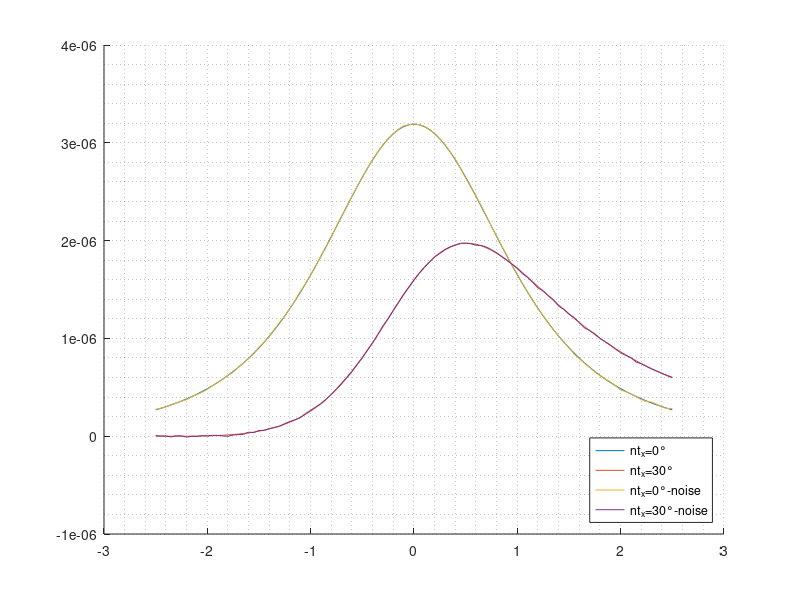
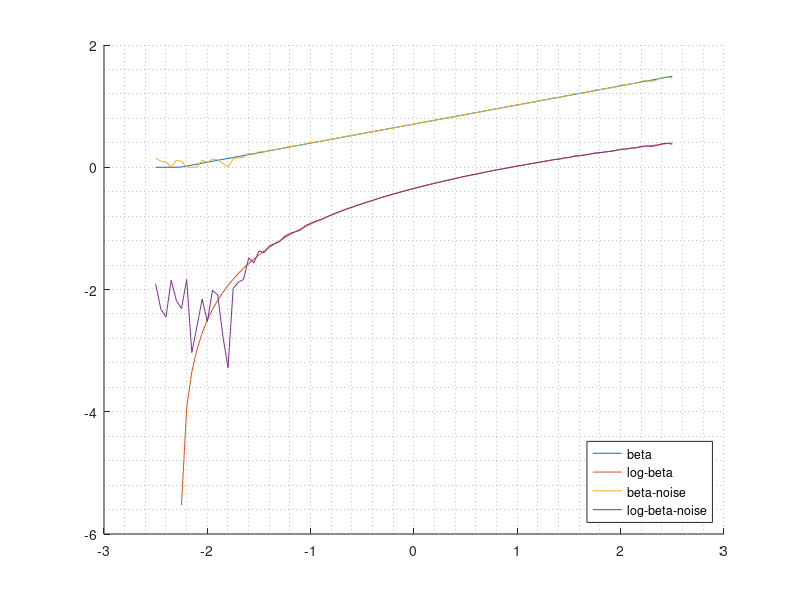

These figures' MATLAB source, in order:
clc;clear all;close all

z = 0.4; % altura del receptor
H = 2; % altura transmisor
h = H-z; % diferencia

N=1000; % samples

tilt = 45;
azimuth = 45;
n_r = [0,0,1]';
n_t = [0,0,-1;sind(tilt)*cosd(azimuth),sind(tilt)*sind(azimuth),-cosd(tilt)]';

T = [0,0,H]';
R_x = -2.5:0.05:2.5;
R_size = size(R_x');
R = [R_x', zeros(R_size),z*ones(R_size)]';

m=2;Adet=4.8e-3*5.5e-3;Pt=0.405;

d = R-T;
d_norm = sqrt(sum((R-T).^2));
d_unit = d./d_norm;

cos_psi = n_r'*(-d_unit);
psi = acos(cos_psi);
psi_degree = max(acosd(cos_psi))

cos_phi = n_t'*d_unit;
phi = acos(cos_phi);
phi_degree = max(max(acosd(cos_phi)))

Pri =Pt*(m+1)*Adet.*cos(phi).^m.*cos(psi)./(2*pi.*d_norm);
Pri = Pri.*(phi<deg2rad(90));

beta = (Pri(2,:)./Pri(1,:)).^(1/m);
log_beta = (1/m)*log(Pri(2,:)./Pri(1,:));

rng(40)
sigma2 = 3e-14;
n = sqrt(sigma2/N)*randn(size(Pri));

Pri_noise = Pri + n;
beta_noise = (Pri_noise(2,:)./Pri_noise(1,:)).^(1/m);
log_beta_noise = (1/m)*log(Pri_noise(2,:)./Pri_noise(1,:));


figure(1)
hold on
plot(R_x,Pri(1,:)),plot(R_x,Pri(2,:))
plot(R_x,Pri_noise(1,:)),plot(R_x,Pri_noise(2,:))

hold off
legend('nt_x=0°','nt_x=30°','nt_x=0°-noise','nt_x=30°-noise','Location','southeast')
grid minor


figure(2)
hold on
plot(R_x,beta),plot(R_x,log_beta)
plot(R_x,beta_noise),plot(R_x,log_beta_noise)
legend('beta','log-beta','beta-noise','log-beta-noise','Location','southeast')
grid minor
